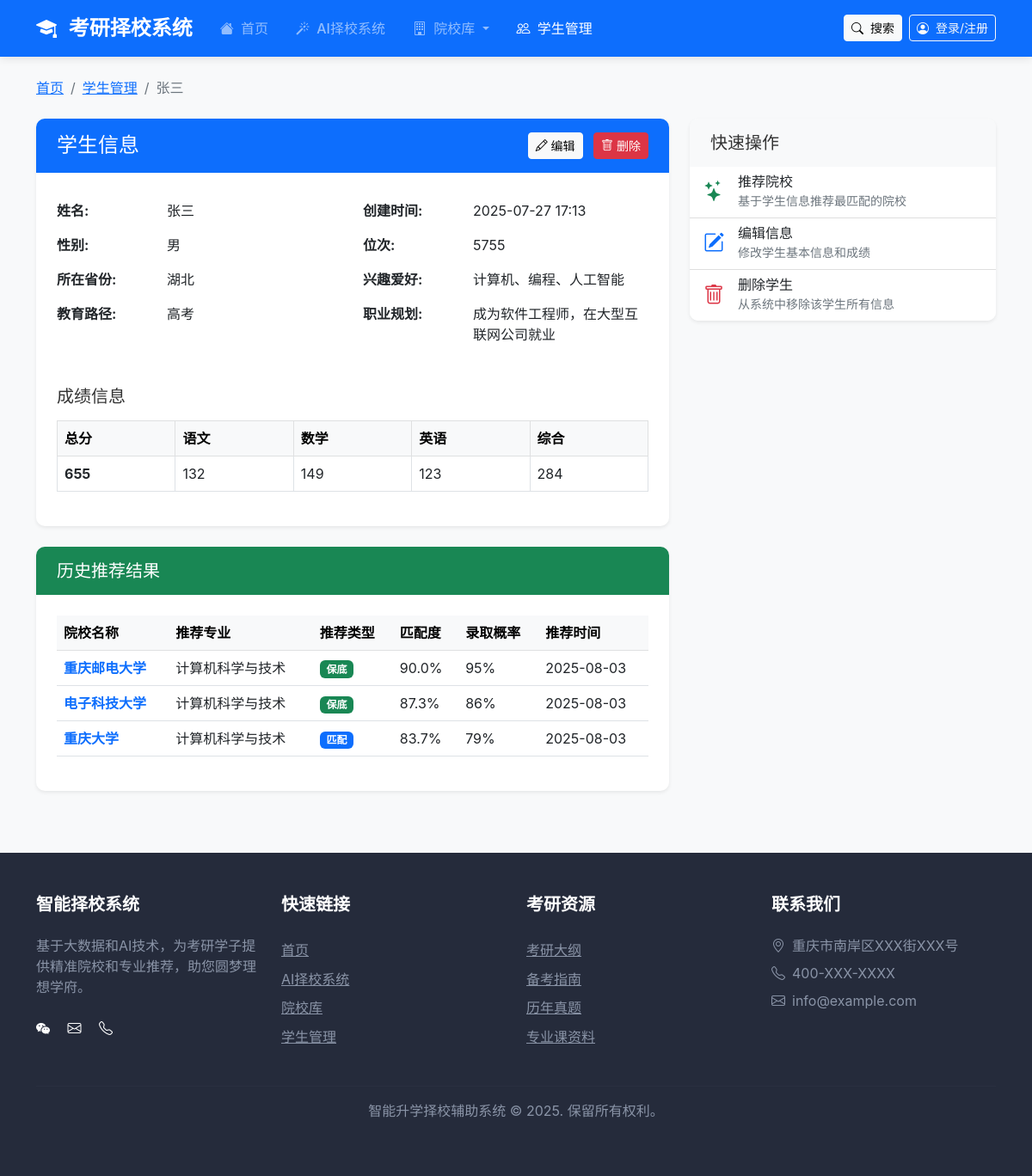
The app's page /students/1/ with its own data.
### recommendation/models.py (models this page shows, shortened)
class Student(models.Model):
    EDUCATION_PATH_CHOICES = [
        ('专升本', '专升本'),
        ('考研', '考研'),
        ('艺考', '艺考'),
    ]
    ACADEMIC_STATUS_CHOICES = [
        ('未毕业', '未毕业'),
        ('已毕业', '已毕业'),
        ('在职', '在职'),
    ]
    GRADE_RANK_CHOICES = [
        ('前15%', '前15%'),
        ('前30%', '前30%'),
        ('前50%', '前50%'),
        ('后50%', '后50%'),
    ]
    STUDY_MODE_CHOICES = [
        ('全日制', '全日制'),
        ('非全日制', '非全日制'),
    ]
    TARGET_TYPE_CHOICES = [
        ('985', '985高校'),
        ('211', '211高校'),
        ('双一流', '双一流高校'),
        ('普通院校', '普通院校'),
    ]
    CAREER_GOAL_CHOICES = [
        ('学术科研', '学术科研'),
        ('企业就业', '企业就业'),
        ('公务员', '公务员'),
        ('事业单位', '事业单位'),
        ('外企', '外企'),
        ('大厂', '大厂'),
        ('创业', '创业'),
        ('其他', '其他'),
    ]
    ECONOMIC_CONDITION_CHOICES = [
        ('高', '可接受高学费/高生活成本'),
        ('中', '适中学费/生活成本'),
        ('低', '需要考虑经济条件'),
    ]
    STRATEGY_PREFERENCE_CHOICES = [
        ('保守', '保守策略'),
        ('均衡', '均衡策略'),
        ('冲刺', '冲刺策略'),
    ]
    name = models.CharField("姓名", max_length=50)
    gender = models.CharField("性别", max_length=10, blank=True, null=True)
    province = models.CharField("所在省份", max_length=20)
    education_path = models.CharField("教育路径", max_length=20, choices=EDUCATION_PATH_CHOICES, default='考研')
    current_school = models.CharField("就读院校", max_length=100, blank=True, null=True)
    current_major = models.CharField("所学专业", max_length=100, blank=True, null=True)
    gpa = models.FloatField("GPA", blank=True, null=True)
    gpa_ranking = models.CharField("GPA排名", max_length=20, choices=GRADE_RANK_CHOICES, blank=True, null=True)
    grade_rank = models.CharField("专业成绩排名", max_length=20, choices=GRADE_RANK_CHOICES, blank=True, null=True)  # 兼容旧字段
    english_level = models.CharField("英语水平", max_length=20, blank=True, null=True)  # 如"四级/六级/雅思/托福"
    math_level = models.CharField("数学基础", max_length=20, blank=True, null=True)  # 如"较好/一般/较差"
    career_direction = models.CharField("目标方向", max_length=50, choices=CAREER_GOAL_CHOICES, blank=True, null=True)
    academic_preference = models.BooleanField("偏好学术研究", default=False)
    target_cities = models.TextField("目标城市", blank=True, null=True)  # 存储多个城市，以逗号分隔
    target_city = models.CharField("优先城市", max_length=50, blank=True, null=True)
    target_companies = models.TextField("目标公司类型", blank=True, null=True)
    overseas_plan = models.BooleanField("海外发展计划", default=False)
    economic_condition = models.CharField("经济条件", max_length=20, choices=ECONOMIC_CONDITION_CHOICES, blank=True, null=True)
    estimated_score = models.IntegerField("预估分数", blank=True, null=True)
    previous_score = models.IntegerField("往年考试分数", blank=True, null=True)
    strategy_preference = models.CharField("策略偏好", max_length=20, choices=STRATEGY_PREFERENCE_CHOICES, default='均衡')
    academic_status = models.CharField("学业状态", max_length=20, choices=ACADEMIC_STATUS_CHOICES, blank=True, null=True)
    exam_year = models.IntegerField("考研年份", blank=True, null=True)
    study_mode = models.CharField("就读方式", max_length=20, choices=STUDY_MODE_CHOICES, blank=True, null=True)
    target_major_category = models.CharField("目标专业类别", max_length=100, blank=True, null=True)
    target_type = models.CharField("目标院校类型", max_length=20, choices=TARGET_TYPE_CHOICES, blank=True, null=True)
    interests = models.TextField("兴趣爱好", blank=True, null=True)
    career_goals = models.TextField("职业规划", blank=True, null=True)
    total_score = models.IntegerField("高考总分", validators=[MinValueValidator(0), MaxValueValidator(750)], blank=True, null=True)
    chinese_score = models.IntegerField("语文成绩", validators=[MinValueValidator(0), MaxValueValidator(150)], blank=True, null=True)
    math_score = models.IntegerField("数学成绩", validators=[MinValueValidator(0), MaxValueValidator(150)], blank=True, null=True)
    english_score = models.IntegerField("英语成绩", validators=[MinValueValidator(0), MaxValueValidator(150)], blank=True, null=True)
    comprehensive_score = models.IntegerField("综合成绩", validators=[MinValueValidator(0), MaxValueValidator(300)], blank=True, null=True)
    rank = models.IntegerField("位次", blank=True, null=True)
    created_at = models.DateTimeField("创建时间", default=timezone.now)
    class Meta:
        verbose_name = "学生"
        verbose_name_plural = "学生"

class Recommendation(models.Model):
    RECOMMENDATION_TYPE_CHOICES = [
        ('safety', '保底'),
        ('match', '匹配'),
        ('challenge', '冲刺'),
    ]
    student = models.ForeignKey(Student, verbose_name="学生", on_delete=models.CASCADE, related_name="recommendations")
    school = models.ForeignKey(School, verbose_name="推荐学校", on_delete=models.CASCADE)
    major = models.ForeignKey(Major, verbose_name="推荐专业", on_delete=models.CASCADE, null=True, blank=True)
    recommendation_type = models.CharField("推荐类型", max_length=20, choices=RECOMMENDATION_TYPE_CHOICES)
    match_score = models.FloatField("匹配度", validators=[MinValueValidator(0), MaxValueValidator(100)])
    admission_probability = models.FloatField("录取概率", validators=[MinValueValidator(0), MaxValueValidator(100)])
    recommendation_reason = models.TextField("推荐理由", blank=True, null=True)
    created_at = models.DateTimeField("创建时间", default=timezone.now)
    class Meta:
        verbose_name = "推荐结果"
        verbose_name_plural = "推荐结果"

class School(models.Model):
    name = models.CharField("学校名称", max_length=100)
    code = models.CharField("学校代码", max_length=20, blank=True, null=True)
    province = models.CharField("所在省份", max_length=20)
    city = models.CharField("所在城市", max_length=20)
    level = models.CharField("学校等级", max_length=20, blank=True, null=True)
    type = models.CharField("学校类型", max_length=20, blank=True, null=True)
    is_985 = models.BooleanField("985工程", default=False)
    is_211 = models.BooleanField("211工程", default=False)
    is_double_first_class = models.BooleanField("双一流", default=False)
    description = models.TextField("学校简介", blank=True, null=True)
    website = models.URLField("官网网址", blank=True, null=True)
    majors = models.ManyToManyField('Major', verbose_name="开设专业", related_name="schools", blank=True)
    class Meta:
        verbose_name = "学校"
        verbose_name_plural = "学校"

class Major(models.Model):
    name = models.CharField("专业名称", max_length=100)
    code = models.CharField("专业代码", max_length=20, blank=True, null=True)
    category = models.CharField("学科门类", max_length=50, blank=True, null=True)
    subject = models.CharField("学科", max_length=50, blank=True, null=True)
    description = models.TextField("专业描述", blank=True, null=True)
    career_prospects = models.TextField("就业前景", blank=True, null=True)
    class Meta:
        verbose_name = "专业"
        verbose_name_plural = "专业"

### recommendation/views.py (the view)
# urls.py: path('students/<int:pk>/', views.StudentDetailView.as_view(), name='student_detail'),
class StudentDetailView(DetailView):
    model = Student
    template_name = 'recommendation/student_detail.html'
    context_object_name = 'student'
    def get_context_data(self, **kwargs):
        context = super().get_context_data(**kwargs)
        student = self.get_object()
        recommendations = Recommendation.objects.filter(student=student).order_by('-match_score')
        context['recommendations'] = recommendations
        return context

### templates/recommendation/student_detail.html (shortened to what this page needs)
{% extends 'base.html' %}
{% block content %}
<div class="mb-4">
    <nav aria-label="breadcrumb">
        <ol class="breadcrumb">
            <li class="breadcrumb-item"><a href="{% url 'index' %}">首页</a></li>
            <li class="breadcrumb-item"><a href="{% url 'student_list' %}">学生管理</a></li>
            <li class="breadcrumb-item active" aria-current="page">{{ student.name }}</li>
        </ol>
    </nav>
</div>
<div class="row">
    <div class="col-lg-8">
        <div class="card border-0 shadow-sm mb-4">
            <div class="card-header bg-primary text-white">
                <div class="d-flex justify-content-between align-items-center">
                    <h4 class="mb-0">学生信息</h4>
                    <div>
                        <a href="{% url 'student_edit' student.id %}" class="btn btn-sm btn-light me-2">
                            <i class="bi bi-pencil"></i> 编辑
                        </a>
                        <a href="{% url 'student_delete' student.id %}" class="btn btn-sm btn-danger">
                            <i class="bi bi-trash"></i> 删除
                        </a>
                    </div>
                </div>
            </div>
            <div class="card-body">
                <div class="row mb-4">
                    <div class="col-md-6">
                        <table class="table table-borderless">
                            <tbody>
                                <tr>
                                    <th scope="row" class="ps-0" style="width: 120px;">姓名:</th>
                                    <td>{{ student.name }}</td>
                                </tr>
                                <tr>
                                    <th scope="row" class="ps-0">性别:</th>
                                    <td>{{ student.gender|default:"未填写" }}</td>
                                </tr>
                                <tr>
                                    <th scope="row" class="ps-0">所在省份:</th>
                                    <td>{{ student.province }}</td>
                                </tr>
                                <tr>
                                    <th scope="row" class="ps-0">教育路径:</th>
                                    <td>{{ student.education_path }}</td>
                                </tr>
                            </tbody>
                        </table>
                    </div>
                    <div class="col-md-6">
                        <table class="table table-borderless">
                            <tbody>
                                <tr>
                                    <th scope="row" class="ps-0" style="width: 120px;">创建时间:</th>
                                    <td>{{ student.created_at|date:"Y-m-d H:i" }}</td>
                                </tr>
                                <tr>
                                    <th scope="row" class="ps-0">位次:</th>
                                    <td>{{ student.rank|default:"未填写" }}</td>
                                </tr>
                                <tr>
                                    <th scope="row" class="ps-0">兴趣爱好:</th>
                                    <td>{{ student.interests|default:"未填写" }}</td>
                                </tr>
                                <tr>
                                    <th scope="row" class="ps-0">职业规划:</th>
                                    <td>{{ student.career_goals|default:"未填写" }}</td>
                                </tr>
                            </tbody>
                        </table>
                    </div>
                </div>
                <h5 class="mb-3">成绩信息</h5>
                <div class="row">
                    <div class="col-md-12">
                        <table class="table table-bordered">
                            <thead class="table-light">
                                <tr>
                                    <th>总分</th>
                                    <th>语文</th>
                                    <th>数学</th>
                                    <th>英语</th>
                                    <th>综合</th>
                                </tr>
                            </thead>
                            <tbody>
                                <tr>
                                    <td class="fw-bold">{{ student.total_score|default:"-" }}</td>
                                    <td>{{ student.chinese_score|default:"-" }}</td>
                                    <td>{{ student.math_score|default:"-" }}</td>
                                    <td>{{ student.english_score|default:"-" }}</td>
                                    <td>{{ student.comprehensive_score|default:"-" }}</td>
                                </tr>
                            </tbody>
                        </table>
                    </div>
                </div>
            </div>
        </div>
        <div class="card border-0 shadow-sm mb-4">
            <div class="card-header bg-success text-white">
                <h5 class="mb-0">历史推荐结果</h5>
            </div>
            <div class="card-body">
                {% if recommendations %}
                    <div class="table-responsive">
                        <table class="table table-hover">
                            <thead class="table-light">
                                <tr>
                                    <th>院校名称</th>
                                    <th>推荐专业</th>
                                    <th>推荐类型</th>
                                    <th>匹配度</th>
                                    <th>录取概率</th>
                                    <th>推荐时间</th>
                                </tr>
                            </thead>
                            <tbody>
                                {% for rec in recommendations %}
                                    <tr>
                                        <td>
                                            <a href="{% url 'school_detail' rec.school.id %}" class="text-decoration-none fw-bold">
                                                {{ rec.school.name }}
                                            </a>
                                        </td>
                                        <td>{{ rec.major.name|default:"无" }}</td>
                                        <td>
                                            {% if rec.recommendation_type == "safety" %}
                                                <span class="badge bg-success">保底</span>
                                            {% elif rec.recommendation_type == "match" %}
                                                <span class="badge bg-primary">匹配</span>
                                            {% else %}
                                                <span class="badge bg-danger">冲刺</span>
                                            {% endif %}
                                        </td>
                                        <td>{{ rec.match_score|floatformat:1 }}%</td>
                                        <td>{{ rec.admission_probability|floatformat:0 }}%</td>
                                        <td>{{ rec.created_at|date:"Y-m-d" }}</td>
                                    </tr>
                                {% endfor %}
                            </tbody>
                        </table>
                    </div>
                {% endif %}
            </div>
        </div>
    </div>
    <div class="col-lg-4">
        <div class="card border-0 shadow-sm mb-4">
            <div class="card-header bg-light">
                <h5 class="mb-0">快速操作</h5>
            </div>
            <div class="card-body p-0">
                <div class="list-group list-group-flush">
                    <a href="{% url 'recommend_schools' student.id %}" class="list-group-item list-group-item-action d-flex align-items-center">
                        <i class="bi bi-stars text-success me-3" style="font-size: 1.5rem;"></i>
                        <div>
                            <h6 class="mb-0">推荐院校</h6>
                            <small class="text-muted">基于学生信息推荐最匹配的院校</small>
                        </div>
                    </a>
                    <a href="{% url 'student_edit' student.id %}" class="list-group-item list-group-item-action d-flex align-items-center">
                        <i class="bi bi-pencil-square text-primary me-3" style="font-size: 1.5rem;"></i>
                        <div>
                            <h6 class="mb-0">编辑信息</h6>
                            <small class="text-muted">修改学生基本信息和成绩</small>
                        </div>
                    </a>
                    <a href="{% url 'student_delete' student.id %}" class="list-group-item list-group-item-action d-flex align-items-center">
                        <i class="bi bi-trash text-danger me-3" style="font-size: 1.5rem;"></i>
                        <div>
                            <h6 class="mb-0">删除学生</h6>
                            <small class="text-muted">从系统中移除该学生所有信息</small>
                        </div>
                    </a>
                </div>
            </div>
        </div>
    </div>
</div>
{% endblock %}

### records on screen
Student: name "张三", gender "男", province "湖北", education_path "高考", created_at "2025-07-27 17:13", rank "5755", interests "计算机、编程、人工智能", career_goals "成为软件工程师，在大型互联网公司就业", total_score "655", chinese_score "132", math_score "149", english_score "123", comprehensive_score "284"
Recommendation: school.name "重庆邮电大学", major.name "计算机科学与技术", recommendation_type "保底", match_score "90.0", admission_probability "95", created_at "2025-08-03"
Recommendation: school.name "电子科技大学", major.name "计算机科学与技术", recommendation_type "保底", match_score "87.3", admission_probability "86", created_at "2025-08-03"
Recommendation: school.name "重庆大学", major.name "计算机科学与技术", recommendation_type "匹配", match_score "83.7", admission_probability "79", created_at "2025-08-03"
